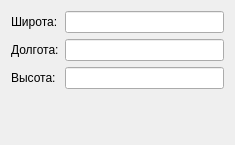
<?xml version="1.0" encoding="UTF-8"?>
<ui version="4.0">
 <class>corrdDialog</class>
 <widget class="QDialog" name="corrdDialog">
  <property name="geometry">
   <rect>
    <x>0</x>
    <y>0</y>
    <width>235</width>
    <height>145</height>
   </rect>
  </property>
  <property name="sizePolicy">
   <sizepolicy hsizetype="Fixed" vsizetype="Fixed">
    <horstretch>0</horstretch>
    <verstretch>0</verstretch>
   </sizepolicy>
  </property>
  <property name="windowTitle">
   <string>Координаты</string>
  </property>
  <property name="windowIcon">
   <iconset resource="../resource.qrc">
    <normaloff>:/icons/coordinate.png</normaloff>:/icons/coordinate.png</iconset>
  </property>
  <layout class="QVBoxLayout" name="verticalLayout">
   <item>
    <layout class="QFormLayout" name="formLayout">
     <item row="0" column="0">
      <widget class="QLabel" name="Latlabel">
       <property name="text">
        <string>Широта:</string>
       </property>
      </widget>
     </item>
     <item row="0" column="1">
      <widget class="QLineEdit" name="LatlineEdit"/>
     </item>
     <item row="1" column="0">
      <widget class="QLabel" name="Lonlabel">
       <property name="text">
        <string>Долгота:</string>
       </property>
      </widget>
     </item>
     <item row="1" column="1">
      <widget class="QLineEdit" name="LonlineEdit"/>
     </item>
     <item row="2" column="0">
      <widget class="QLabel" name="Heigtlabel">
       <property name="contextMenuPolicy">
        <enum>Qt::DefaultContextMenu</enum>
       </property>
       <property name="text">
        <string>Высота:</string>
       </property>
      </widget>
     </item>
     <item row="2" column="1">
      <widget class="QLineEdit" name="HeightlineEdit"/>
     </item>
     <item row="3" column="0" colspan="2">
      <widget class="QDialogButtonBox" name="buttonBox">
       <property name="orientation">
        <enum>Qt::Horizontal</enum>
       </property>
       <property name="standardButtons">
        <set>QDialogButtonBox::NoButton</set>
       </property>
      </widget>
     </item>
    </layout>
   </item>
  </layout>
 </widget>
 <resources>
  <include location="../resource.qrc"/>
 </resources>
 <connections>
  <connection>
   <sender>buttonBox</sender>
   <signal>accepted()</signal>
   <receiver>corrdDialog</receiver>
   <slot>accept()</slot>
   <hints>
    <hint type="sourcelabel">
     <x>172</x>
     <y>102</y>
    </hint>
    <hint type="destinationlabel">
     <x>157</x>
     <y>120</y>
    </hint>
   </hints>
  </connection>
  <connection>
   <sender>buttonBox</sender>
   <signal>rejected()</signal>
   <receiver>corrdDialog</receiver>
   <slot>reject()</slot>
   <hints>
    <hint type="sourcelabel">
     <x>172</x>
     <y>108</y>
    </hint>
    <hint type="destinationlabel">
     <x>182</x>
     <y>120</y>
    </hint>
   </hints>
  </connection>
 </connections>
</ui>
